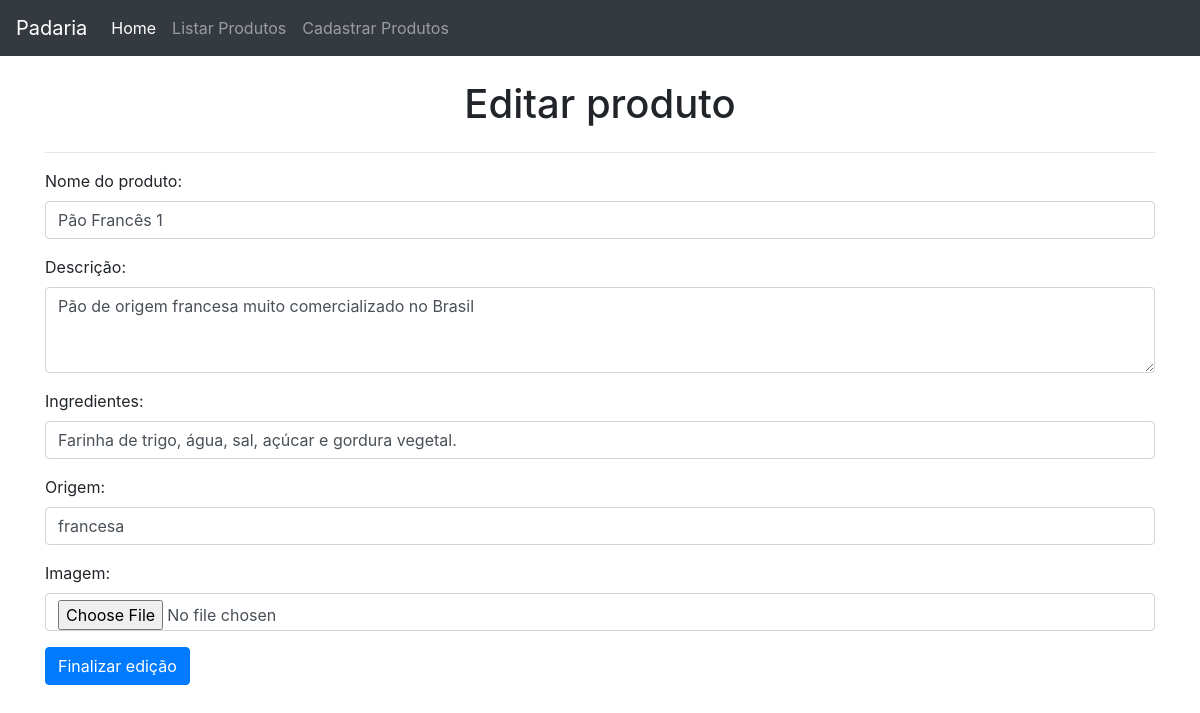
Page /editar_produtos/1 on the committed database.
### app.py (models this page shows, shortened)
class Product(db.Model):
    __tablename__ = 'produto'
    id = db.Column(db.Integer, primary_key=True)
    nome = db.Column(db.String(100), nullable=False)
    descricao = db.Column(db.String(500))
    ingredientes = db.Column(db.String(500))
    origem = db.Column(db.String(100))
    imagem = db.Column(db.String(100))

### app.py (the view)
@app.route("/editar_produtos/<int:id>", methods=["GET", "POST"])
def editar_produtos(id):
    if request.method == "POST":
        status = {"type":"sucesso", "message":"Produto atualizado com sucesso!"}
        dados_editados = request.form
        imagem = request.files['imagem']
        try:
            produto = db.session.execute(db.select(Product).filter(Product.id == id)).scalar()
            produto.nome = dados_editados['nome']
            produto.descricao = dados_editados['descricao']
            produto.ingredientes = dados_editados['ingredientes']
            produto.origem = dados_editados['origem']
            if imagem.filename:
                produto.imagem = imagem.filename
            db.session.commit()
            return redirect("/listar_produtos")
        except:
            status = {"type":"erro", "message":f"Houve problema para atualizar o produto {dados_editados['nome']}"}
    else:
        produto_editado = db.session.execute(db.select(Product).filter(Product.id == id)).scalar()
        return render_template("editar_produtos.html", produto = produto_editado)

### templates/editar_produtos.html (shortened to what this page needs)
{% extends "base.html" %}
{% block main %}
<div class="container">
    <br>
    <div class="d-flex justify-content-center">
        <h1>Editar produto</h1>
    </div>
    <hr>
    <form action="{{url_for('editar_produtos', id=produto.id)}}" enctype="multipart/form-data" method="post">
        <div class="mb-3">
            <label for="nome">Nome do produto:</label>
            <input type="text" class="form-control" name="nome" value="{{produto.nome}}" required>
        </div>
        <div class="mb-3">
            <label for="descricao">Descrição:</label>
            <textarea class="form-control" name="descricao" rows="3">{{produto.descricao}}</textarea>
        </div>
        <div class="mb-3">
            <label for="ingredientes">Ingredientes:</label>
            <input type="text" class="form-control"  value="{{produto.ingredientes}}"  name="ingredientes">
        </div>
        <div class="mb-3">
            <label for="origem">Origem:</label>
            <input type="text" class="form-control"   value="{{produto.origem}}" name="origem">
        </div>
        <div class="mb-3">
            <label for="imagem">Imagem:</label>
            <input type="file" class="form-control" name="imagem">
        </div>
        <input type="submit" class="btn btn-primary" value="Finalizar edição"></button>
    </form>
</div>
<br>
{% endblock %}

### rows in the picture
Product: nome "Pão Francês 1", descricao "Pão de origem francesa muito comercializado no Brasil", ingredientes "Farinha de trigo, água, sal, açúcar e gordura vegetal.", origem "francesa"
